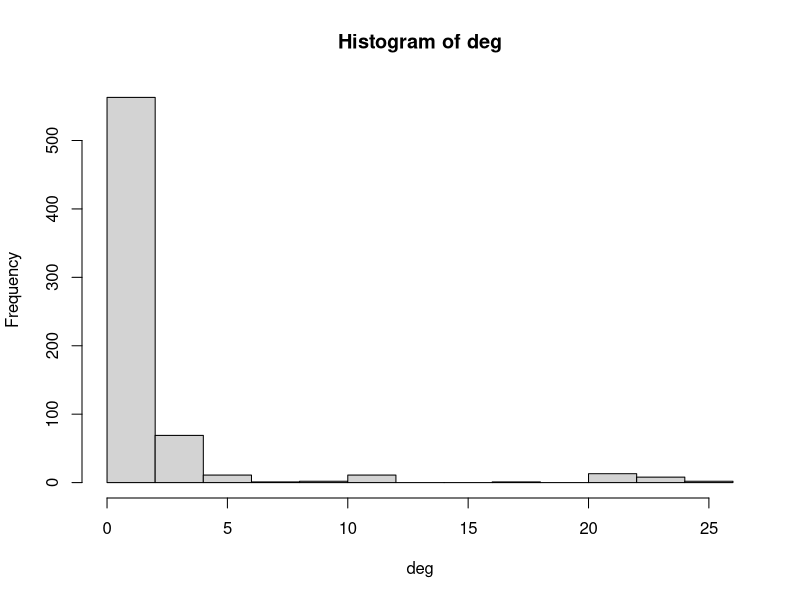
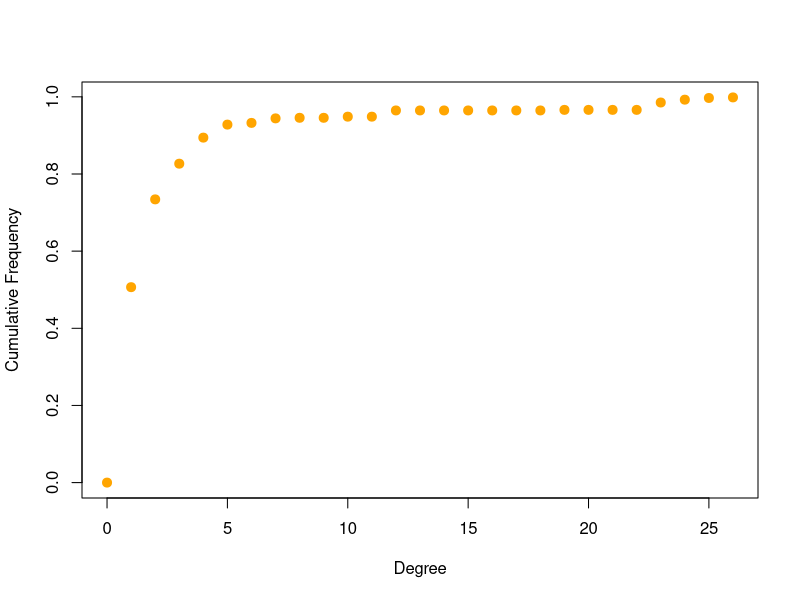
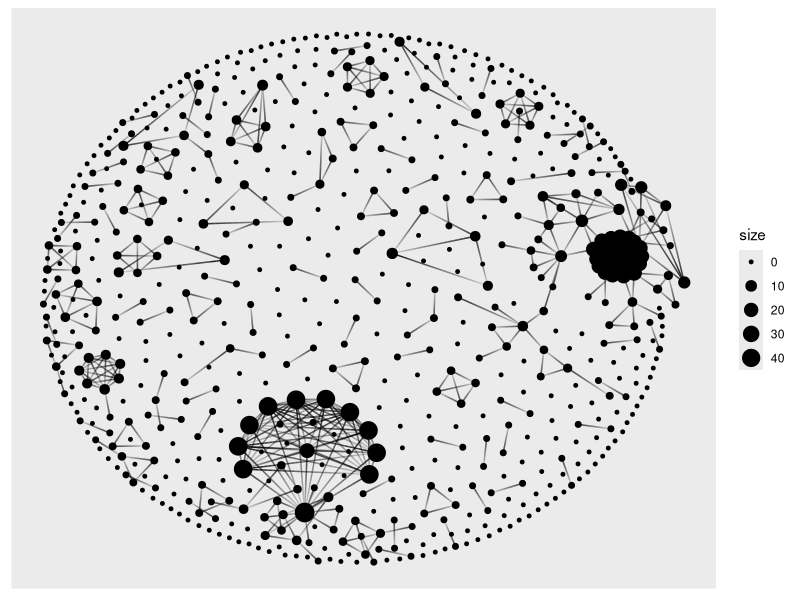
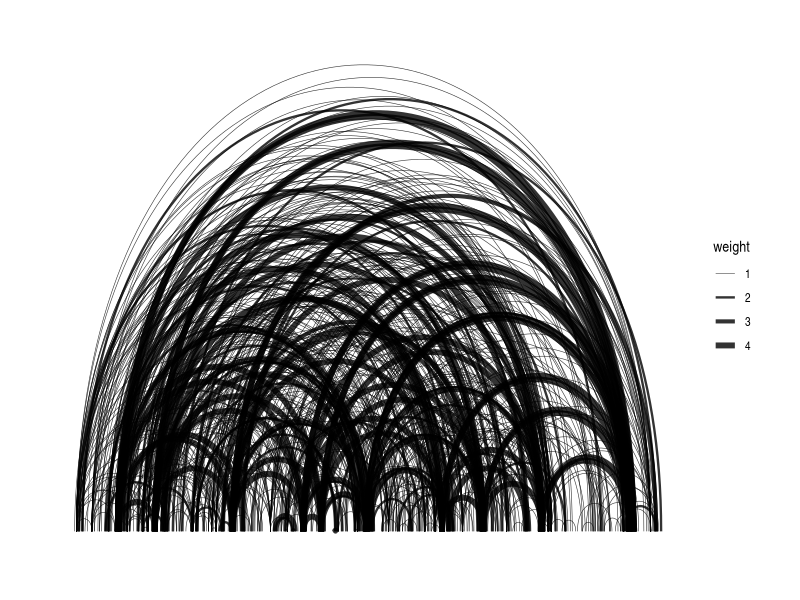

Here is the R script that generated these plots, in order:
library(igraph)
library(tidyverse)

nodes <- read_csv("viz/data/nodes.csv")
edges <- read_csv("viz/data/edges.csv")
g <- graph_from_data_frame(d=edges, vertices=nodes, directed=FALSE)

# https://kateto.net/networks-r-igraph

edge_density(g, loops=F) # Densidad del grafo
transitivity(g, type="global") # ratio of triangles (direction disregarded) to connected triples.
diameter(g, directed=F)
mean_distance(g, directed=F)

deg <- degree(g, mode="all")
hist(deg)
deg_table <- tibble(deg = deg) %>% count("deg")

tibble(deg = names(table(deg)),
       count = as.numeric(table(deg)),
       percent = as.numeric(table(deg)/sum(table(deg))))

deg_dist <- degree_distribution(g, cumulative=T, mode="all")
plot( x=0:max(deg), y=1-deg_dist, pch=19, cex=1.2, col="orange",
      xlab="Degree", ylab="Cumulative Frequency")



#cliques(g) # list of cliques
#sapply(cliques(g), length) # clique sizes
#largest_cliques(g) # cliques with max number of nodes



library(ggraph)
ggraph(g, layout = 'kk') +
  geom_edge_fan(aes(alpha = stat(index)), show.legend = FALSE) +
  geom_node_point(aes(size = size))

ggraph(g, layout = "linear") +
  geom_edge_arc(aes(width = weight), alpha = 0.8) +
  scale_edge_width(range = c(0.2, 2)) +
  #geom_node_text(aes(label = label)) +
  #labs(edge_width = "Letters") +
  theme_graph()
